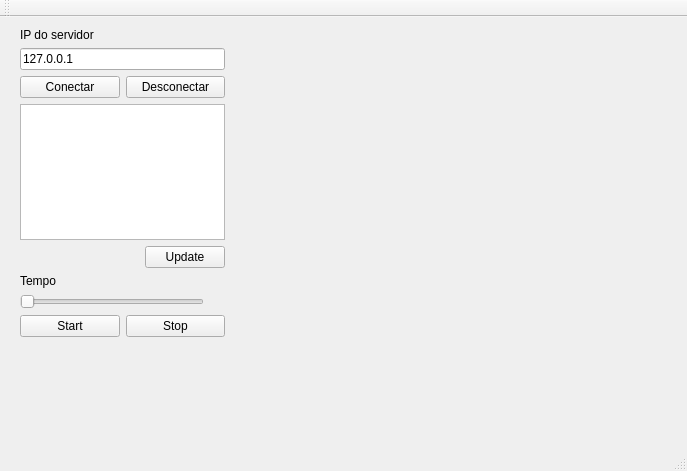
<?xml version="1.0" encoding="UTF-8"?>
<ui version="4.0">
 <class>MainWindow</class>
 <widget class="QMainWindow" name="MainWindow">
  <property name="geometry">
   <rect>
    <x>0</x>
    <y>0</y>
    <width>687</width>
    <height>471</height>
   </rect>
  </property>
  <property name="windowTitle">
   <string>MainWindow</string>
  </property>
  <widget class="QWidget" name="centralWidget">
   <widget class="QWidget" name="layoutWidget">
    <property name="geometry">
     <rect>
      <x>9</x>
      <y>0</y>
      <width>551</width>
      <height>331</height>
     </rect>
    </property>
    <layout class="QHBoxLayout" name="horizontalLayout_5" stretch="40,60">
     <item>
      <layout class="QHBoxLayout" name="horizontalLayout_4" stretch="4,0">
       <item>
        <layout class="QVBoxLayout" name="verticalLayout_3">
         <item>
          <widget class="QLabel" name="label_ip">
           <property name="text">
            <string>IP do servidor</string>
           </property>
          </widget>
         </item>
         <item>
          <widget class="QLineEdit" name="lineEdit_ipServ">
           <property name="text">
            <string>127.0.0.1</string>
           </property>
          </widget>
         </item>
         <item>
          <layout class="QHBoxLayout" name="horizontalLayout">
           <item>
            <widget class="QPushButton" name="pushButton_Connect">
             <property name="text">
              <string>Conectar</string>
             </property>
            </widget>
           </item>
           <item>
            <widget class="QPushButton" name="pushButton_Disconnect">
             <property name="text">
              <string>Desconectar</string>
             </property>
            </widget>
           </item>
          </layout>
         </item>
         <item>
          <widget class="QListWidget" name="listWidget_maquinas"/>
         </item>
         <item>
          <layout class="QVBoxLayout" name="verticalLayout_2">
           <item>
            <widget class="QPushButton" name="pushButton_Update">
             <property name="sizePolicy">
              <sizepolicy hsizetype="Preferred" vsizetype="Preferred">
               <horstretch>0</horstretch>
               <verstretch>0</verstretch>
              </sizepolicy>
             </property>
             <property name="maximumSize">
              <size>
               <width>80</width>
               <height>25</height>
              </size>
             </property>
             <property name="layoutDirection">
              <enum>Qt::RightToLeft</enum>
             </property>
             <property name="text">
              <string>Update</string>
             </property>
            </widget>
           </item>
           <item>
            <layout class="QVBoxLayout" name="verticalLayout">
             <item>
              <widget class="QLabel" name="label_Time">
               <property name="text">
                <string>Tempo</string>
               </property>
              </widget>
             </item>
             <item>
              <layout class="QHBoxLayout" name="horizontalLayout_3">
               <item>
                <widget class="QSlider" name="horizontalSlider_Timing">
                 <property name="minimum">
                  <number>1</number>
                 </property>
                 <property name="maximum">
                  <number>100</number>
                 </property>
                 <property name="tracking">
                  <bool>true</bool>
                 </property>
                 <property name="orientation">
                  <enum>Qt::Horizontal</enum>
                 </property>
                </widget>
               </item>
               <item>
                <widget class="QLabel" name="label_TimingVariavel">
                 <property name="minimumSize">
                  <size>
                   <width>15</width>
                   <height>0</height>
                  </size>
                 </property>
                 <property name="text">
                  <string/>
                 </property>
                </widget>
               </item>
              </layout>
             </item>
            </layout>
           </item>
          </layout>
         </item>
         <item>
          <layout class="QHBoxLayout" name="horizontalLayout_2">
           <item>
            <widget class="QPushButton" name="pushButton_Start">
             <property name="text">
              <string>Start</string>
             </property>
            </widget>
           </item>
           <item>
            <widget class="QPushButton" name="pushButton_Stop">
             <property name="text">
              <string>Stop</string>
             </property>
            </widget>
           </item>
          </layout>
         </item>
        </layout>
       </item>
       <item>
        <spacer name="horizontalSpacer">
         <property name="orientation">
          <enum>Qt::Horizontal</enum>
         </property>
         <property name="sizeHint" stdset="0">
          <size>
           <width>4</width>
           <height>20</height>
          </size>
         </property>
        </spacer>
       </item>
      </layout>
     </item>
     <item>
      <widget class="Plotter" name="widget1" native="true"/>
     </item>
    </layout>
   </widget>
  </widget>
  <widget class="QToolBar" name="mainToolBar">
   <attribute name="toolBarArea">
    <enum>TopToolBarArea</enum>
   </attribute>
   <attribute name="toolBarBreak">
    <bool>false</bool>
   </attribute>
  </widget>
  <widget class="QStatusBar" name="statusBar"/>
 </widget>
 <layoutdefault spacing="6" margin="11"/>
 <customwidgets>
  <customwidget>
   <class>Plotter</class>
   <extends>QWidget</extends>
   <header>plotter.h</header>
   <container>1</container>
  </customwidget>
 </customwidgets>
 <resources/>
 <connections/>
</ui>
